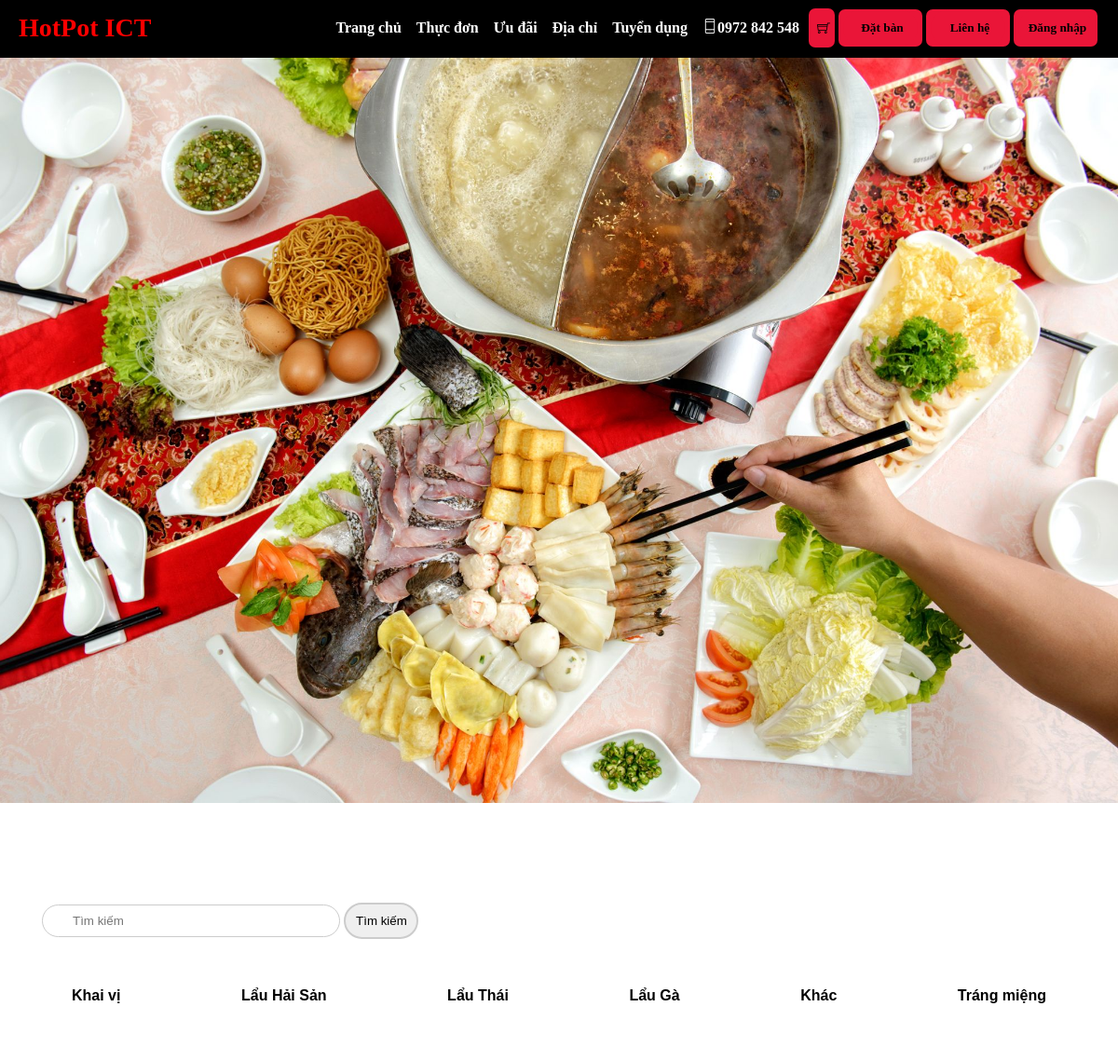
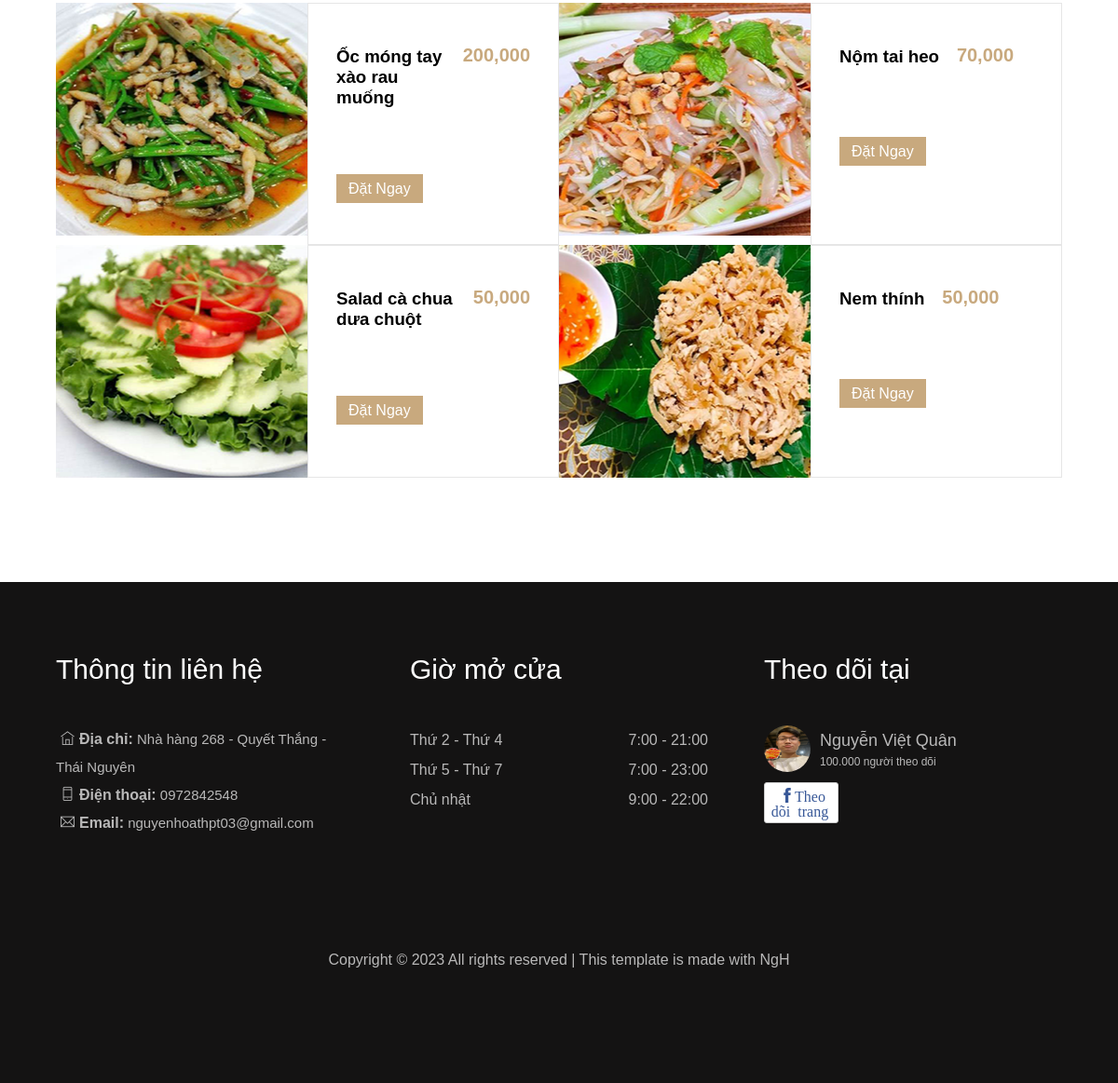
Page /menu.php on the committed database (2 pictures, top to bottom).
### tables this page shows
CREATE TABLE `loai_mon` (
  `id_loai` int(11) NOT NULL,
  `name_loai` varchar(255) NOT NULL,
  `ghichu` text NOT NULL
);

CREATE TABLE `monan` (
  `id_mon` bigint(20) NOT NULL,
  `name_mon` varchar(300) NOT NULL,
  `id_loai` int(11) NOT NULL,
  `gia_mon` double NOT NULL,
  `ghichu_mon` text DEFAULT NULL,
  `images` varchar(300) DEFAULT NULL,
  `tinhtrang` int(1) NOT NULL DEFAULT 1
);

### lib/session.php (called while the page is built, shortened)
<?php
class Session{
 public static function get($key){
    if (isset($_SESSION[$key])) {
     return $_SESSION[$key];
    } else {
     return false;
    }
 }
}
?>

### classes/loaimon.php (called while the page is built, shortened)
<?php
$filepath= realpath(dirname(__FILE__));
include_once ($filepath.'/../lib/database.php');
include_once ($filepath.'/../helpers/format.php');
?>
<?php
class loaimon {
    private $db ;
    public function __construct(){
        $this->db = new Database();
    }
    public function show_loaimenu(){
        $query = "SELECT * FROM loai_mon " ;
        $result = $this->db->select($query);
        return $result;
    }
}
?>

### lib/database.php (called while the page is built, shortened)
<?php
Class Database{
   public $host   = DB_HOST;
   public $user   = DB_USER;
   public $pass   = DB_PASS;
   public $dbname = DB_NAME;
   public $link;
private function connectDB(){
   $this->link = new mysqli($this->host, $this->user, $this->pass,
    $this->dbname);
 }
public function select($query){
  $result = $this->link->query($query) or
   die($this->link->error.__LINE__);
  if($result->num_rows > 0){
    return $result;
  } else {
    return false;
  }
 }
}
?>

### classes/mon.php (called while the page is built, shortened)
<?php
$filepath= realpath(dirname(__FILE__));
include_once ($filepath.'/../lib/database.php');
include_once ($filepath.'/../helpers/format.php');
?>
<?php
class mon {
    private $db ;
    public function __construct(){
        $this->db = new Database();
    }
    public function getmonbyloai($id){
        $query = "SELECT * FROM monan where id_loai='$id' And tinhtrang=1" ;
        $result = $this->db->select($query);
        return $result;
    }
}
?>

### helpers/format.php (called while the page is built, shortened)
<?php
class Format{
   public function formatMoney($number, $fractional=false) {
      while (true) {
          $replaced = preg_replace('/(-?\d+)(\d\d\d)/', '$1,$2', $number);
          if ($replaced != $number) {
              $number = $replaced;
          } else {
              break;
          }
      }
      return $number;
  }
}
?>

### menu.php (the view, shortened to what this page needs)
<?php
include 'inc/header.php';
?>
        <section class="menu-section">
            <div class="container-menu mg-rf-8">
                <div class="search-section">
                    <form action="menu.php" method="post">
                        <input type="search" name="key" placeholder="Tìm kiếm">
                        <button type="submit">Tìm kiếm</button>
                    </form>
                    <div class="menu-row">
                        <div class="list-type mb-2">
                            <div class="type-dish nav-pills" id="pills-tab" role="tablist" aria-orientation="vertical">
                            <?php
                    $show_loai = $loaimon->show_loaimenu();
                    if($show_loai){
                                while($result = $show_loai->fetch_assoc()){
                             ?>
                             <a class="flex-nav-dish" id="pills-tab-1"
                            href="?id_loai=<?php echo $result['id_loai']?>"
                            role="tab"><?php echo $result['name_loai']?></a>
                                <?php
                                 }
                                 }
                            ?>
                            </div>
                        </div>
                        <div class="list-dish pd-rf-15">
                                <div class="tab-content mt-2" id="pills-tabContent">
                                    <div class="tab-dish" id="pills-tab" role="tabpane1" aria-labelledby="day-1-tab">
                                        <div class="row-list-dish d-flex">
                                        <?php
    							            $key =isset($_POST['key'])?$_POST['key']:'';
    							            $id= isset($_GET['id_loai'])?$_GET['id_loai']:'1';
    							            $listmon= $mon->getmonbyloai($id);
							            ?>
           					            <?php
           						            if(empty($key)){
               					            if($listmon){
                				            while($result_mon = $listmon->fetch_assoc()){
            				            ?>
                                            <div class="list-flex-dish d-flex align-self-stretch">
                                                <div class="menus-flex align-self-stretch">
                                                    <div class="menu-img"
                                                        style="background-image: url(assets/img/food/<?php echo $result_mon['images']?>);"></div>
                                                    <div class="text-inf d-flex">
                                                        <div>
                                                            <div class="flex-box-d">
                                                                <div class="one-half">
                                                                    <h3>  <?php echo $result_mon['name_mon'] ?></h3>
                                                                </div>
                                                                <div class="one-forth">
                                                                    <span class="price"><?php echo $fm->formatMoney($result_mon['gia_mon'])?></span>
                                                                </div>
                                                            </div>
                                                        <p><a href="detail.php?monid=<?php echo $result_mon['id_mon'] ?>" class="btn btn-primary">Đặt Ngay</a></p>
                                                        </div>
                                                    </div>
                                                </div>
                                            </div>
                                            <?php
            					            }
       						                }
           					                }
            			                    ?>
                                        </div>
                                    </div>
                                </div>
                        </div>
                    </div>
                </div>
            </div>
        </section>
        <?php
  include 'inc/footer.php';
    ?>

### inc/header.php (shortened to what this page needs)
<?php
    require_once '/xampp/htdocs/hot_pot/lib/session.php';
include '/xampp/htdocs/hot_pot/lib/database.php';
include '/xampp/htdocs/hot_pot/helpers/format.php';
        $fm= new Format();
        $loaimon = new loaimon();
        $mon = new mon();
?>
<!DOCTYPE html>
<html lang="en">
<head>
    <link rel="stylesheet" href="./assets/fonts/themify-icons/themify-icons.css">
    <link rel="stylesheet" href="./assets/css/style.css">
</head>
<body>
        <div id="main">
            <div id="headerid" class="header">
                <div class="container-header">
                        <div class="menu-mbl">
                            <a href="index.php" class="logo-ict">HotPot ICT</a>
                        </div>
                        <div class="menu-show">
                            <ul class="show-bar">
                                <li class="text-section"><a href="index.php">Trang chủ</a></li>
                                <li class="text-section"><a href="menu.php">Thực đơn</a></li>
                                <li class="text-section"><a href="sale.php">Ưu đãi</a></li>
                                <li class="text-section"><a href="address.php">Địa chỉ</a></li>
                                <li class="text-section"><a href="recruitment.php">Tuyển dụng</a></li>
                                <li class="hotline-contact text-section"><a href="book.php"><i class="ti-mobile"></i>0972 842 548</a></li>
                                <li class="text-section-it"><a href="cartt.php"><i class="ti-shopping-cart"></i>
                                </a></li>
                                <li class="text-section-it"><a href="book.php" class="nav-link"><button class="btn-header">Đặt bàn</button></a></li>
                                <li class="text-section-it">
				  <?php if(!empty(session::get('name'))){ ?>
					<a class="nav-link" href="userblog.php?id=<?php echo session::get('id') ?>"><button class="btn-header"><span><?php echo session::get('name') ?></span></button></a>
							<?php }else
							{?>
							<a class="nav-link" href="https://www.facebook.com/yeh.eu.kunkun/"><button class="btn-header">Liên hệ</button></a>
							<?php }?></li>
                                <li class="text-section-it">
                                <?php if(!empty(session::get('name'))){ ?>
                                <a class="nav-link" href="?action=logout"><button class="btn-header">Đăng xuất</button></a>
							<?php }else
							{?>
                                    <a href="login.php"><button class="btn-header">Đăng nhập</button></a>
                                    <?php }?>
                                </li>
                            </ul>
                        </div>
                </div>
            </div>
            <div class="slider">
                <img src="./assets/img/slidersection.png" alt="Slider">
            </div>

### inc/footer.php (shortened to what this page needs)
<div class="footer">
                <div class="container-footer">
                    <div class="row-footer mb-48">
                    <div class="col-footer-1 col-footer-2 pd-rf-30">
                        <div class="ftr-mb mb-48">
                            <div class="title-footer">Thông tin liên hệ</div>
                            <div class="col-section">
                                <h5 class="info-section"><i class="ti-icon ti-home"></i><span>Địa chỉ:</span> Nhà hàng 268 - Quyết Thắng - Thái Nguyên</h5>
                                <h5 class="info-section"><i class="ti-icon ti-mobile"></i><span>Điện thoại:</span> 0972842548</h5>
                                <h5 class="info-section"><i class="ti-icon ti-email"></i><span>Email:</span> nguyenhoathpt03@gmail.com</h5>
                            </div>
                            </div>
                    </div>
                    <div class="col-footer-1 col-footer-2 pd-rf-30">
                        <div class="ftr-mb mb-48">
                            <div class="title-footer">Giờ mở cửa</div>
                                <div class="col-section">
                                    <div class="n-flex">
                                        <span>Thứ 2 - Thứ 4</span>
                                        <span>7:00 - 21:00</span>
                                    </div>
                                    <div class="n-flex">
                                        <span>Thứ 5 - Thứ 7</span>
                                        <span>7:00 - 23:00</span>
                                    </div>
                                    <div class="n-flex">
                                        <span>Chủ nhật</span>
                                        <span>9:00 - 22:00</span>
                                    </div>
                                </div>
                        </div>
                    </div>
                    <div class="col-footer-1 col-footer-2 pd-rf-30">
                        <div class="ftr-mb mb-48">
                            <div class="title-footer">Theo dõi tại</div>
                            <div class="col-section  flex3-ftr">
                                <div class="info-page">
                                    <a href="https://www.facebook.com/vietquan06"><img src="./assets/img/avt.jpg" alt="avt"></a>
                                    <div class="page-info">
                                        <div class="link-1"><a href="https://www.facebook.com/vietquan06">Nguyễn Việt Quân</a></div>
                                        <div class="link-2">100.000 người theo dõi</div>
                                    </div>
                                </div>
                                <button class="follow-now"><a href="https://www.facebook.com/vietquan06"><i class="ti-facebook">Theo dõi trang</i></a></button>
                            </div>
                        </div>
                    </div>
                    </div>
                </div>
                <div class="row-copyright">
                    <div class="text-center-cp">
                        <p>Copyright ©
                        All rights reserved | This template is made with NgH
                        </p>
                    </div>
                </div>
            </div>
        </div>
</body>
</html>

### menu.php (style rules this page uses)
input[type=search] { border: solid 1px #ccc; padding: 9px 10px 9px 32px; width: 20rem; -webkit-border-radius: 10em; -moz-border-radius: 10em; border-radius: 10em; }
button { border: solid 1px #ccc; padding-left: 10px ; width: 5rem; -webkit-border-radius: 10em; -moz-border-radius: 10em; border-radius: 10em; }

### rows in the picture
loai_mon: name_loai "Khai vị"
loai_mon: name_loai "Lẩu Hải Sản"
loai_mon: name_loai "Lẩu Thái"
loai_mon: name_loai "Lẩu Gà"
loai_mon: name_loai "Khác"
loai_mon: name_loai "Tráng miệng"
monan: images (picture), name_mon "Ốc móng tay xào rau muống", gia_mon "200,000"
monan: images (picture), name_mon "Nộm tai heo", gia_mon "70,000"
monan: images (picture), name_mon "Salad cà chua dưa chuột", gia_mon "50,000"
monan: images (picture), name_mon "Nem thính", gia_mon "50,000"
